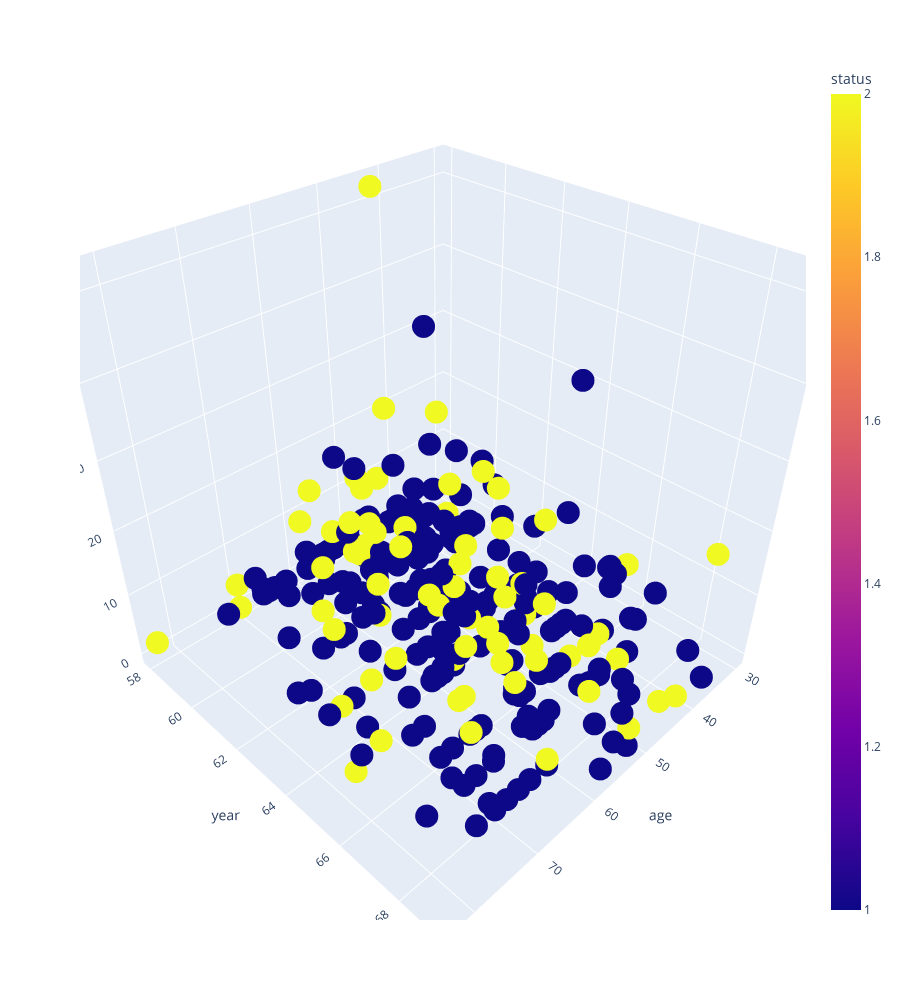

Notebook code cell kept with this figure:
### Code cell
import plotly.express as px

fig3d = px.scatter_3d(dataset, x='age', y='year', z='nodes', color='status', height=1000)
fig3d.show()

### Figure 1 — Plotly figure (JSON) as saved in the notebook; plotly's stock layout.template omitted (floating-point values rounded to 4 significant figures; data arrays with more than 128 entries replaced by an {"elided": "..."} marker saying what was removed)
{"data": [{"hovertemplate": "age=%{x}<br>year=%{y}<br>nodes=%{z}<br>status=%{marker.color}<extra></extra>", "legendgroup": "", "marker": {"color": {"elided": "306 int values"}, "coloraxis": "coloraxis", "symbol": "circle"}, "mode": "markers", "name": "", "scene": "scene", "showlegend": false, "type": "scatter3d", "x": {"elided": "306 int values"}, "y": {"elided": "306 int values"}, "z": {"elided": "306 int values"}}], "layout": {"coloraxis": {"colorbar": {"title": {"text": "status"}}, "colorscale": [[0, "#0d0887"], [0.1111, "#46039f"], [0.2222, "#7201a8"], [0.3333, "#9c179e"], [0.4444, "#bd3786"], [0.5556, "#d8576b"], [0.6667, "#ed7953"], [0.7778, "#fb9f3a"], [0.8889, "#fdca26"], [1, "#f0f921"]]}, "height": 1000, "legend": {"tracegroupgap": 0}, "margin": {"t": 60}, "scene": {"domain": {"x": [0, 1], "y": [0, 1]}, "xaxis": {"title": {"text": "age"}}, "yaxis": {"title": {"text": "year"}}, "zaxis": {"title": {"text": "nodes"}}}}}
